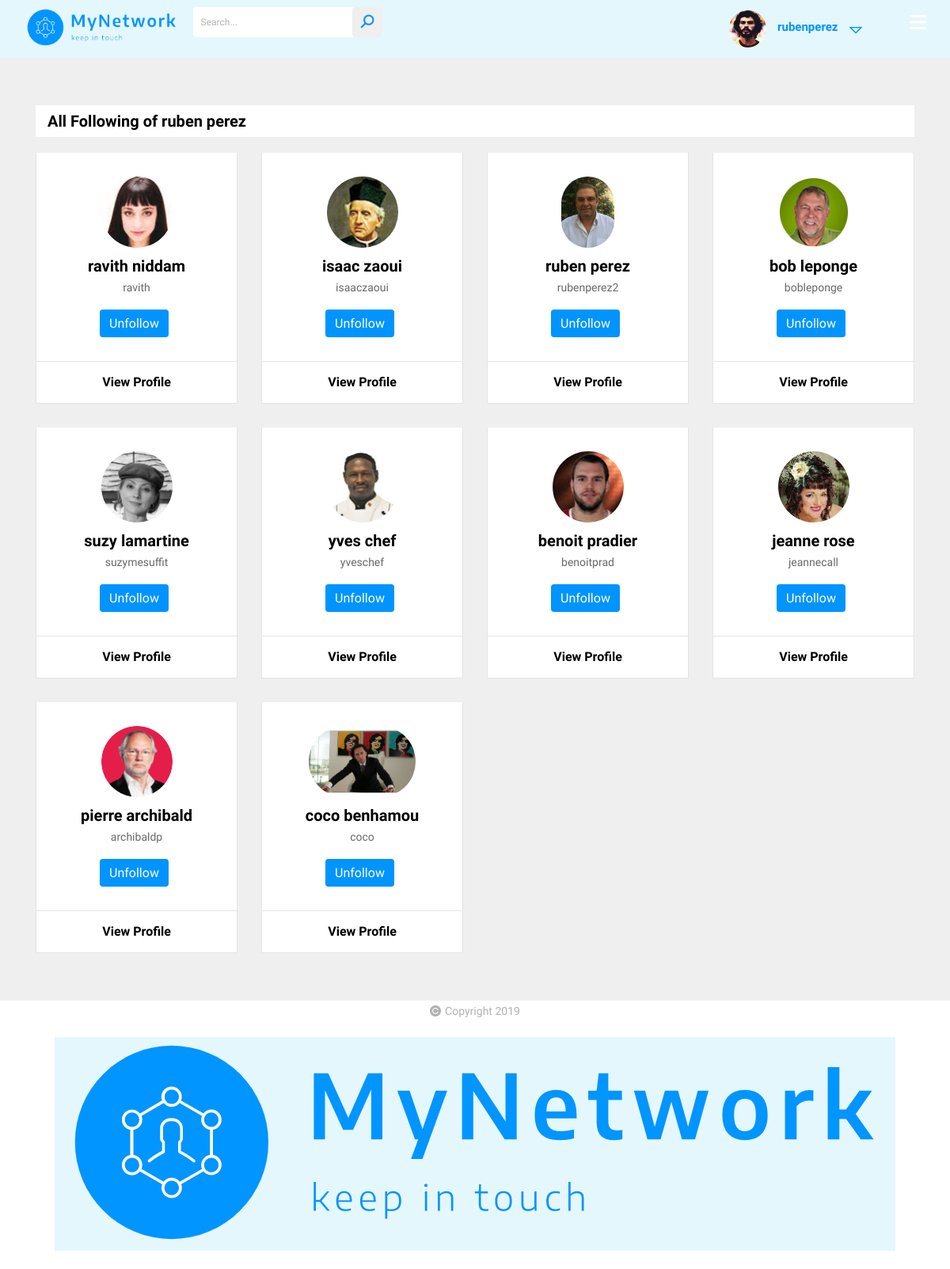
Screenshot of /followings/rubenperez (signed in) with the database file from the repository.
### database.py (models this page shows)
class User(db.Model):
	id = db.Column(db.Integer, primary_key=True)
	username = db.Column(db.String(80), unique=True, nullable=False)
	full_name = db.Column(db.String(80),  nullable=False)
	email = db.Column(db.String(120), unique=True, nullable=False)
	password = db.Column(db.String(20),  nullable=False)
	created = db.Column(db.DateTime(), default=datetime.datetime.now())
	profil_media = db.Column(db.String(80), unique=True, nullable=True)

### app.py (the view)
@app.route('/followings/<username>',methods = ['GET','POST'])
def getfollowing(username):
    if redirect_is_not_logged(session) != True:
        return redirect_is_not_logged(session)
    page_name = "Followings"
    user = db.session.execute('SELECT user.id, user.full_name , user.username , user.email , user.profil_media , count(DISTINCT `following`.id) as nb_following , count(DISTINCT Followerfollowing.id) as followed , count(DISTINCT follower.id) as nb_follower FROM user LEFT JOIN Followerfollowing as `following` ON following.user_id = user.id LEFT JOIN Followerfollowing as follower ON follower.user_id_2 = user.id  LEFT JOIN Followerfollowing ON Followerfollowing.user_id = :myid WHERE user.username = :username', {'myid': session['id'] ,  'username': username}).first()
    if user is None:
        return redirect(url_for('index'))
    followings = db.session.execute('SELECT user.* , count(DISTINCT followed.id) as followed FROM user JOIN Followerfollowing ON Followerfollowing.user_id = :uid AND Followerfollowing.user_id_2 = user.id LEFT JOIN Followerfollowing as followed ON followed.user_id = :myid AND followed.user_id_2 = user.id GROUP BY user.id ', {'myid': session['id'] ,'uid': user.id})
    return render_template('followings.html', page_name=page_name, session=session,user=user ,followings=followings)

### utils.py (called while the page is built)
def redirect_is_not_logged(session):
	if 'id' in session:
		return True
	else:
		return redirect(url_for('login'))

### templates/followings.html
{% include "include/header.html" %}
		<section class="companies-info">
			<div class="container">
				<div class="company-title">
					<h3>All Following of {{ user.full_name }}</h3>
				</div>
				<div class="companies-list">
					<div class="row">
						 {% for following in followings %}
						<div class="col-lg-3 col-md-4 col-sm-6 col-12">
							<div class="company_profile_info">
								<div class="company-up-info">
											{% if following.profil_media %}
									<img src="/static/avatar/{{following.profil_media}}" alt="">
											{% else %}
									<img src="http://via.placeholder.com/91x91" alt="">
											{% endif %}
									<a href="/profile/{{ following.username }}" title="" class="view-more-pro hover_username"><h3 class="hover_username">{{ following.full_name }}</h3>
									<h4 class="hover_username">{{ following.username }}</h4>
								</a>
									<ul>
										{% if following.followed == 1 %}
											<li><a href="#" title="" id="follow_button_{{ following.username }}"  onclick="follow('{{ following.username }}')" class="follow">Unfollow</a></li>
											{% else %}
											<li><a href="#" title="" id="follow_button_{{ following.username }}"  onclick="follow('{{ following.username }}')" class="follow">Follow</a></li>
											{% endif %}
									</ul>
								</div>
								<a href="/profile/{{ following.username }}" title="" class="view-more-pro hover_username">View Profile</a>
							</div>
						</div>
						{% endfor %}
					</div>
				</div>
			</div>
		</section>
		{% include "include/footer.html" %}

### templates/include/header.html (shortened to what this page needs)
<!DOCTYPE html>
<html>
<head>
<link rel="stylesheet" type="text/css" href="/static/css/animate.css">
<link rel="stylesheet" type="text/css" href="/static/css/bootstrap.min.css">
<link rel="stylesheet" type="text/css" href="/static/css/line-awesome.css">
<link rel="stylesheet" type="text/css" href="/static/css/line-awesome-font-awesome.min.css">
<link rel="stylesheet" type="text/css" href="/static/css/font-awesome.min.css">
<link rel="stylesheet" type="text/css" href="/static/css/jquery.mCustomScrollbar.min.css">
<link rel="stylesheet" type="text/css" href="/static/lib/slick/slick.css">
<link rel="stylesheet" type="text/css" href="/static/lib/slick/slick-theme.css">
<link rel="stylesheet" type="text/css" href="/static/css/style.css">
<link rel="stylesheet" type="text/css" href="/static/css/responsive.css">
</head>
{% if 'username' in session %}
<body>
{% else %}
<body class="sign-in">
{% endif %}
{% if 'username' in session %}
	<div class="wrapper">
		<header>
			<div class="container">
				<div class="header-data">
					<div class="logo">
						<a href="/" title=""><img src="/static/images/logo2.png"  height="50px" alt=""></a>
					</div>
					<div class="search-bar">
						<form action="/search" method="post">
							<input type="text" name="query" placeholder="Search...">
							<button type="submit"><i class="la la-search"></i></button>
						</form>
					</div>
					<nav>
						<ul>
							<li>
								<a href="/followers/{{ session.username }}" title="">
						</ul>
					</nav>
					<div class="menu-btn">
						<a href="/static/#" title=""><i class="fa fa-bars"></i></a>
					</div>
					<div class="user-account">
						<div class="user-info">
							{% if session.profil_media %}
								<img src="/static/avatar/{{ session.profil_media }}" style="    width: 31px;" alt="">
							{% else %}
								<img src="http://via.placeholder.com/30x30" alt="">
							{% endif %}
							<a href="/profile/{{ session.username }} " title=""> {{ session.username }} </a>
							<i class="la la-sort-down"></i>
						</div>
					</div>
				</div>
			</div>
		</header>
{% endif %}

### static/css/responsive.css (style rules this page uses)
@media (max-width: 1200px) { header nav { position: fixed;top: 0;left: 0;width: 200px;height: 100%;background-color: #e44d3a;padding: 25px 20px;opacity: 0;visibility: hidden;z-index: 0 } }
@media (max-width: 1200px) { header nav ul li { float: left;width: 100%;text-align: left;padding: 0 0 0 0;margin-bottom: 20px; } }
@media (max-width: 1200px) { .menu-btn { display: block; } }

### rows the page displays
User: username "rubenperez", full_name "ruben perez"
User: profil_media (picture), full_name "ravith niddam", username "ravith"
User: profil_media (picture), full_name "isaac zaoui", username "isaaczaoui"
User: profil_media (picture), full_name "ruben perez", username "rubenperez2"
User: profil_media (picture), full_name "bob leponge", username "bobleponge"
User: profil_media (picture), full_name "suzy lamartine", username "suzymesuffit"
User: profil_media (picture), full_name "yves chef", username "yveschef"
User: profil_media (picture), full_name "benoit pradier", username "benoitprad"
User: profil_media (picture), full_name "jeanne rose", username "jeannecall"
User: profil_media (picture), full_name "pierre archibald", username "archibaldp"
User: profil_media (picture), full_name "coco benhamou", username "coco"
